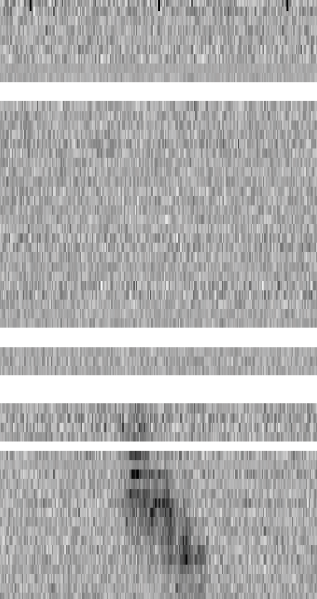
#> input picture universal/frb180814_oct28.png, 317 x 599 px
$ jupyter execute CorrFromImage.ipynb
#> lines starting #> are read from the running program, lines starting #| are printed output that depends on the picture
### universal/corrfns.py
# Author: Christopher Wyenberg
# May 15 2020

import numpy as np

# [19 lines left out: function auto_corr, not called in this run]

def auto_corr2D_viafft(data):

    # Returns a 2D autocorrelation computed via an intermediate FFT

    # Number of data pts
    nx, ny = data.shape[0], data.shape[1]

    padded = np.append(data, np.zeros((nx,ny)), axis=0)
    padded = np.append(padded, np.zeros((2*nx,ny)), axis=1)

    # Perform the FFT
    data_dft = np.fft.fft2(padded)

    # DFT of auto-correlation is simply (conjugate) multiplication
    # Elt-wise multiplication of fft
    data_ac_dft = np.multiply(np.conjugate(data_dft), data_dft)

    # Inverse FFT to return to time
    # Note this array will be half-shifted
    result_shifted = np.fft.ifft2(data_ac_dft)

    # Flip the result array around
    temp_array_a = np.empty(result_shifted.shape)
    temp_array_b = np.empty(result_shifted.shape)

    # Flip in x:
    temp_array_a[0:nx,:] = result_shifted[nx-1:2*nx-1,:]
    temp_array_a[nx:2*nx-1,:] = result_shifted[0:nx-1,:]
    # Flip in y:
    temp_array_b[:,0:ny] = temp_array_a[:,ny-1:2*ny-1]
    temp_array_b[:,ny:2*ny-1] = temp_array_a[:,0:ny-1]

    return temp_array_b[:-1,:-1]#/float(nx*ny)

# [27 lines left out: function auto_corr_viafft, not called in this run]

# [5 lines that do not run on import are left out]

### universal/CorrFromImage.ipynb
Can you get autocorrelations from pngs of FRBs?
===

yes

[cell 1]
import pandas as pd
import numpy as np
import matplotlib.pyplot as plt
from matplotlib import colors as mcolors
import os
from tqdm import tqdm
import corrfns

import matplotlib.image as mpimg

# imfrb = imageio.imread('frb180814_oct28.png')
imfrb = mpimg.imread('frb180814_oct28.png')
#> imfrb is the input picture: shape (599, 317, 4) float32; mean R, G, B, A 0.693, 0.692, 0.693, 1
def rgb2gray(rgb):
    return np.dot(rgb[...,:3], [0.2989, 0.5870, 0.1140])
grayfrb = 1 - rgb2gray(imfrb) # 1 is bright, 0 is dim
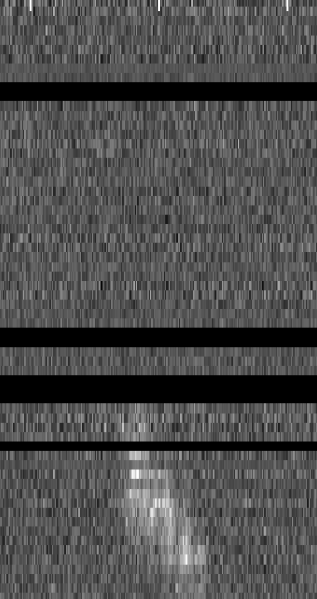
#> grayfrb: shape (599, 317) float64; min 0.0001, max 1, mean 0.308

[cell 2]
# burstwindow = grayfrb[451:] - grayfrb[451:, 0:50].mean(axis=1)[:,None]
burstwindow = grayfrb - grayfrb[:, 0:50].mean(axis=1)[:,None]
plt.figure(figsize=(4, 8))
plt.imshow(burstwindow, aspect='equal', cmap='gray_r') # white is 0, black is 1
plt.colorbar()
# plt.axhline(y=85)
# plt.axhline(y=95)
# grayfrb[85:95]
corr = corrfns.auto_corr2D_viafft(burstwindow)
#> in auto_corr2D_viafft, `temp_array_b[:,ny:2*ny-1] = temp_array_a[:,0:ny-1]`:
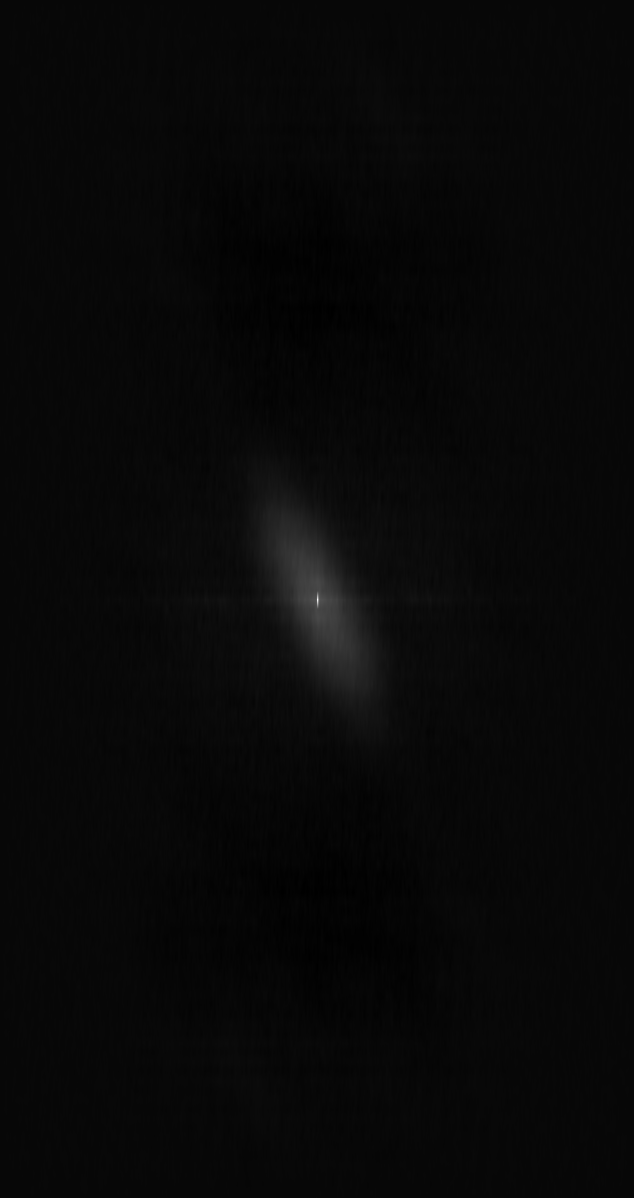
#> temp_array_b: shape (1198, 634) float64; min -43.52, max 1357.7, mean 2.9; drawn with min black and max white
plt.figure(figsize=(8, 8))
plt.imshow(corr, aspect='equal', cmap='gray')
plt.colorbar()
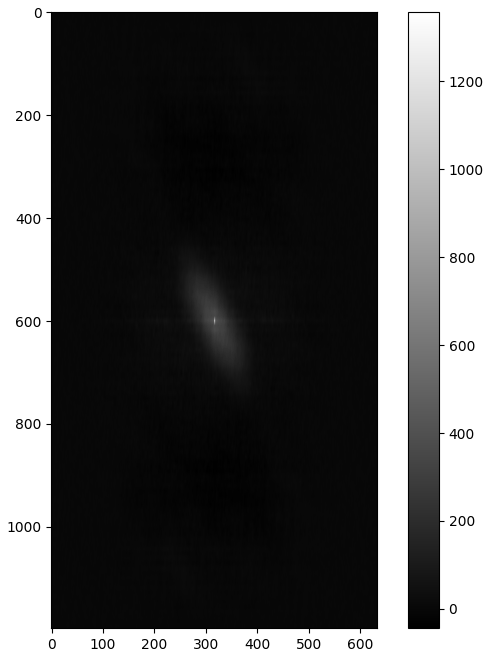
#> figure drawn by matplotlib, 2 panels

[cell 3]
burstwindow = grayfrb[451:] - grayfrb[451:, 0:50].mean(axis=1)[:,None]
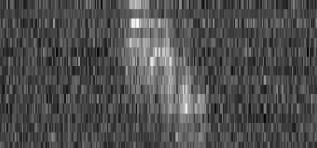
#> burstwindow: shape (148, 317) float64; min -0.251, max 0.683, mean 0.0408; drawn with min black and max white
plt.figure(figsize=(4, 8))
plt.imshow(burstwindow, aspect='equal', cmap='gray_r') # white is 0, black is 1
plt.colorbar()
# plt.axhline(y=85)
# plt.axhline(y=95)
# grayfrb[85:95]
corr = corrfns.auto_corr2D_viafft(burstwindow)
#> in auto_corr2D_viafft (call 2), `padded = np.append(data, np.zeros((nx,ny)), axis=0)`:
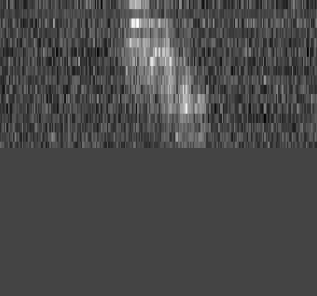
#> padded: shape (296, 317) float64; min -0.251, max 0.683, mean 0.0204; drawn with min black and max white
#> in auto_corr2D_viafft (call 2), `padded = np.append(padded, np.zeros((2*nx,ny)), axis=1)`:
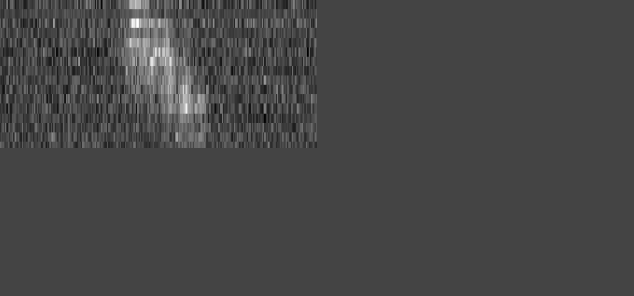
#> padded: shape (296, 634) float64; min -0.251, max 0.683, mean 0.0102; drawn with min black and max white
#> in auto_corr2D_viafft (call 2), `temp_array_b[:,ny:2*ny-1] = temp_array_a[:,0:ny-1]`:
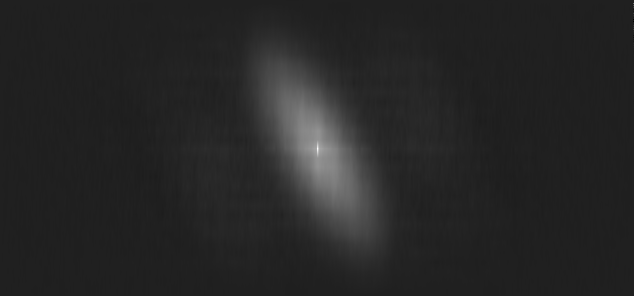
#> temp_array_b: shape (296, 634) float64; min -92.66, max 644.6, mean 19.2; drawn with min black and max white
#> in auto_corr2D_viafft (call 2), `return temp_array_b[:-1,:-1]#/float(nx*ny)`:
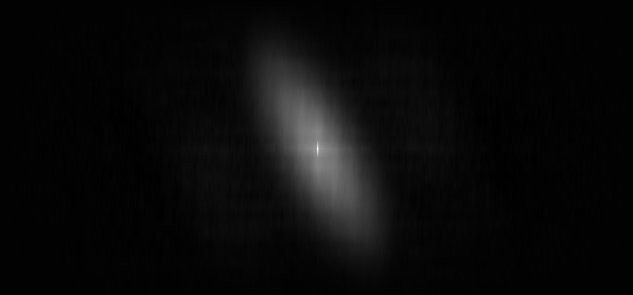
#> returned value: shape (295, 633) float64; min -7.11, max 644.6, mean 19.3; drawn with min black and max white
plt.figure(figsize=(8, 8))
plt.imshow(corr, aspect='equal', cmap='gray')
plt.colorbar()
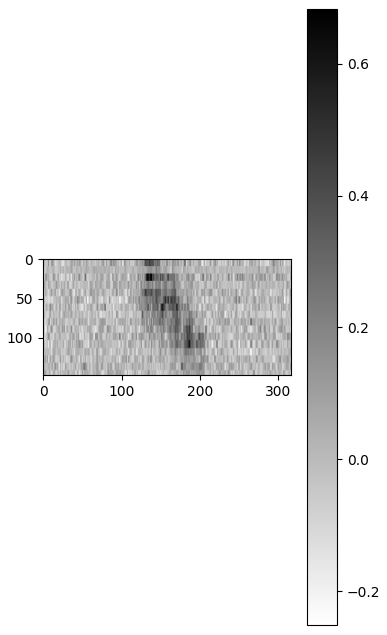
#> figure drawn by matplotlib, 2 panels
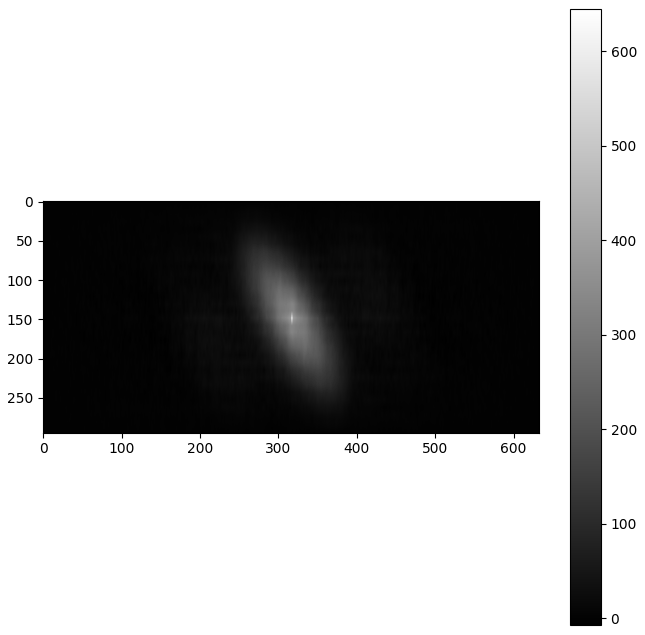
#> figure drawn by matplotlib, 2 panels
